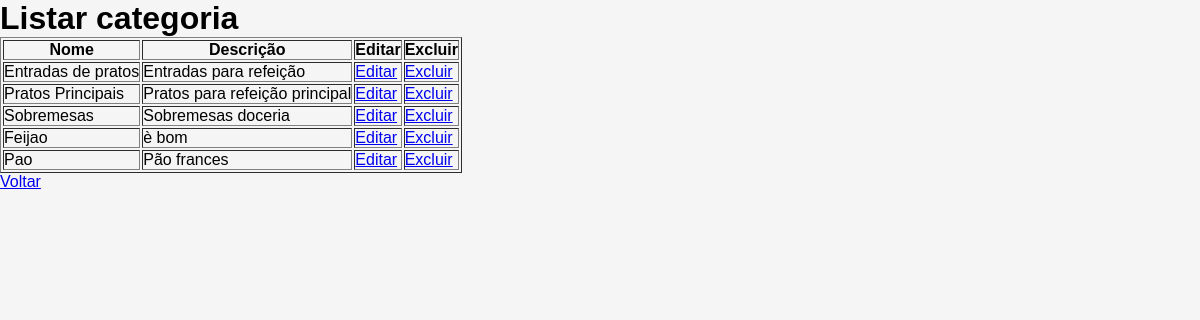
The app's page /admin/listar_categorias, older data.
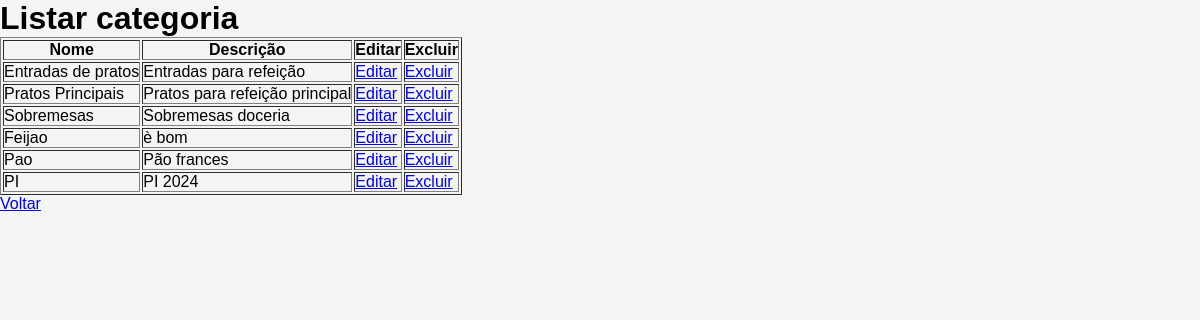
The same page, newer data.
### tables this page shows
CREATE TABLE [categorias] (
[id] INTEGER  PRIMARY KEY NULL,
[nome] TEXT  NOT NULL,
[descricao] VARCHAR(255)  NULL,
[imagem] BLOB  NULL
);

### app.py (the view)
@app.route("/admin/listar_categorias")
def listar_categorias():
    conn = get_db_connection()
    categorias = conn.execute('SELECT * FROM categorias').fetchall()
    conn.close()
    return render_template('admin/listar_categorias.html', categorias=categorias)

### app.py (called while the page is built)
def get_db_connection():
    conn = sqlite3.connect('database\sqlite.db')
    conn.row_factory = sqlite3.Row
    return conn

### templates/admin/listar_categorias.html (shortened to what this page needs)
<!DOCTYPE html>
<html lang="pt-br">
<head>
    <link rel="stylesheet" href="{{ url_for('static', filename='styles.css') }}">
</head>
<body>
    <div class="dashboard">
        <h1>Listar categoria</h1>
        <table border="1">
            <thead>
                <tr>
                    <th>Nome</th>
                    <th>Descrição</th>
                    <th>Editar</th>
                    <th>Excluir</th>
                </tr>
            </thead>
            <tbody>
                {% for categoria in categorias %}
                <tr>
                    <td>{{ categoria['nome'] }}</td>
                    <td>{{ categoria['descricao'] }}</td>
                    <td><a href="{{ url_for('editar_categoria', id=categoria['id']) }}">Editar</a></td>
                    <td><a href="{{ url_for('excluir_categoria', id=categoria['id']) }}">Excluir</a></td>
                </tr>
                {% endfor %}
            </tbody>
        </table>
        <a href="{{ url_for('admin_panel') }}">Voltar</a>
    </div>
</body>
</html>

### static/styles.css (style rules this page uses)
* { margin: 0; padding: 0; box-sizing: border-box; }
body { font-family: Arial, sans-serif; background-color: #f5f5f5; }

Row changes from the older to the newer data that the page shows:
added categorias: nome "PI", descricao "PI 2024"
